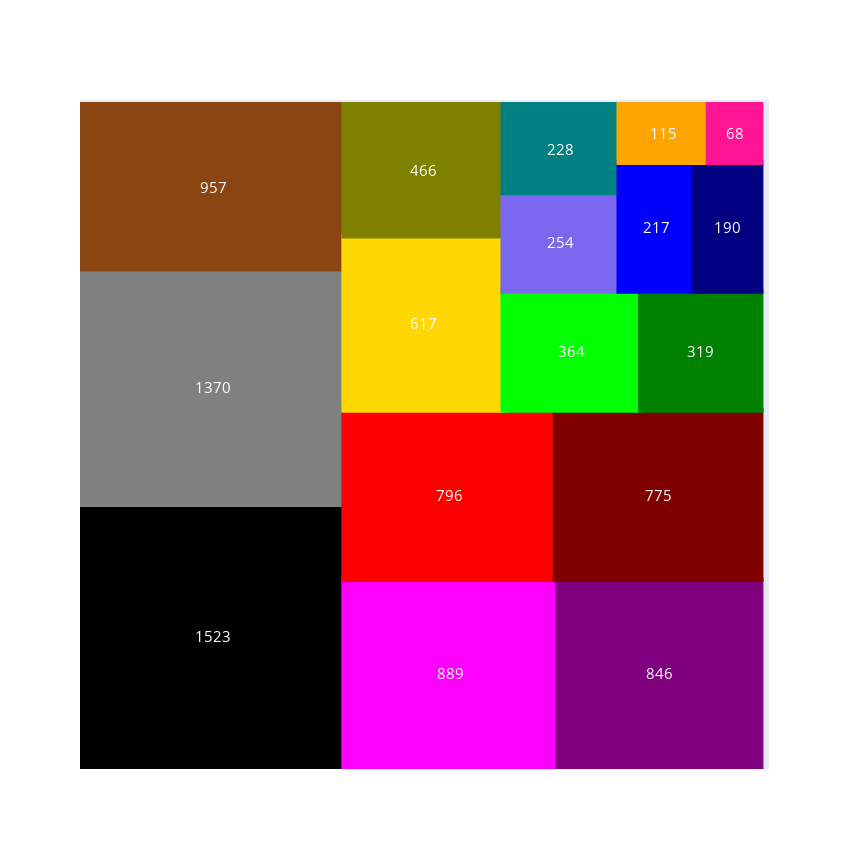

Notebook code cell kept with this figure:
### Code cell
normed = normalize_sizes(values, width, height)
rects = squarify(normed, x, y, width, height)


shapes = []
annotations = []
counter = 0

for r, val, color in zip(rects, values, colorscheme):
    shapes.append(
        dict(
            type = 'rect',
            x0 = r['x'],
            y0 = r['y'],
            x1 = r['x']+r['dx'],
            y1 = r['y']+r['dy'],
            line = dict(
                        color=color,
                        width = 5
                    ),
            fillcolor = color
        )
    )
    annotations.append(
        dict(
            x = r['x']+(r['dx']/2),
            y = r['y']+(r['dy']/2),
            text = int(val),
            showarrow = False
        )
    )


fig = go.Figure()

# For hover text
fig.add_trace(
        go.Scatter(
            x = [ r['x']+(r['dx']/2) for r in rects ],
            y = [ r['y']+(r['dy']/2) for r in rects ],
            text = [str(int(v)) for v in values],
            mode = 'text',
    )
)

font = dict(
            color="white",
            size=15
)

fig.update_layout(
    height=np.log(len(rects))*min_block_size,
    width=np.log(len(rects))*min_block_size,
    xaxis=dict(showgrid=False,zeroline=False),
    yaxis=dict(showgrid=False,zeroline=False),
    shapes=shapes,
    font=font,
    annotations=annotations
)

fig.show()

### Figure 1 — Plotly figure (JSON) as saved in the notebook; plotly's stock layout.template omitted (floating-point values rounded to 4 significant figures)
{"data": [{"mode": "text", "text": ["1523", "1370", "957", "889", "846", "796", "775", "617", "466", "364", "319", "254", "228", "217", "190", "115", "68"], "type": "scatter", "x": [19.26, 19.26, 19.26, 54.27, 85.01, 54.1, 84.84, 50.25, 50.25, 72.11, 91.12, 70.53, 70.53, 84.65, 95.12, 85.65, 96.11], "y": [19.78, 57.35, 87.57, 14.12, 14.12, 41.02, 41.02, 66.97, 90.06, 62.8, 62.8, 79.22, 93.33, 81.52, 81.52, 95.62, 95.62]}], "layout": {"annotations": [{"showarrow": false, "text": "1523", "x": 19.26, "y": 19.78}, {"showarrow": false, "text": "1370", "x": 19.26, "y": 57.35}, {"showarrow": false, "text": "957", "x": 19.26, "y": 87.57}, {"showarrow": false, "text": "889", "x": 54.27, "y": 14.12}, {"showarrow": false, "text": "846", "x": 85.01, "y": 14.12}, {"showarrow": false, "text": "796", "x": 54.1, "y": 41.02}, {"showarrow": false, "text": "775", "x": 84.84, "y": 41.02}, {"showarrow": false, "text": "617", "x": 50.25, "y": 66.97}, {"showarrow": false, "text": "466", "x": 50.25, "y": 90.06}, {"showarrow": false, "text": "364", "x": 72.11, "y": 62.8}, {"showarrow": false, "text": "319", "x": 91.12, "y": 62.8}, {"showarrow": false, "text": "254", "x": 70.53, "y": 79.22}, {"showarrow": false, "text": "228", "x": 70.53, "y": 93.33}, {"showarrow": false, "text": "217", "x": 84.65, "y": 81.52}, {"showarrow": false, "text": "190", "x": 95.12, "y": 81.52}, {"showarrow": false, "text": "115", "x": 85.65, "y": 95.62}, {"showarrow": false, "text": "68", "x": 96.11, "y": 95.62}], "font": {"color": "white", "size": 15}, "height": 850.0, "shapes": [{"fillcolor": "rgb(0,0,0)", "line": {"color": "rgb(0,0,0)", "width": 5}, "type": "rect", "x0": 0, "x1": 38.52, "y0": 0, "y1": 39.56}, {"fillcolor": "rgb(128,128,128)", "line": {"color": "rgb(128,128,128)", "width": 5}, "type": "rect", "x0": 0, "x1": 38.52, "y0": 39.56, "y1": 75.14}, {"fillcolor": "rgb(139, 69, 19)", "line": {"color": "rgb(139, 69, 19)", "width": 5}, "type": "rect", "x0": 0, "x1": 38.52, "y0": 75.14, "y1": 100}, {"fillcolor": "rgb(255,0,255)", "line": {"color": "rgb(255,0,255)", "width": 5}, "type": "rect", "x0": 38.52, "x1": 70.02, "y0": 0, "y1": 28.24}, {"fillcolor": "rgb(128, 0, 128)", "line": {"color": "rgb(128, 0, 128)", "width": 5}, "type": "rect", "x0": 70.02, "x1": 100, "y0": 0, "y1": 28.24}, {"fillcolor": "rgb(255, 0, 0)", "line": {"color": "rgb(255, 0, 0)", "width": 5}, "type": "rect", "x0": 38.52, "x1": 69.67, "y0": 28.24, "y1": 53.81}, {"fillcolor": "rgb(128, 0, 0)", "line": {"color": "rgb(128, 0, 0)", "width": 5}, "type": "rect", "x0": 69.67, "x1": 100, "y0": 28.24, "y1": 53.81}, {"fillcolor": "rgb(255, 215, 0)", "line": {"color": "rgb(255, 215, 0)", "width": 5}, "type": "rect", "x0": 38.52, "x1": 61.98, "y0": 53.81, "y1": 80.12}, {"fillcolor": "rgb(128, 128, 0)", "line": {"color": "rgb(128, 128, 0)", "width": 5}, "type": "rect", "x0": 38.52, "x1": 61.98, "y0": 80.12, "y1": 100}, {"fillcolor": "rgb(0, 255, 0)", "line": {"color": "rgb(0, 255, 0)", "width": 5}, "type": "rect", "x0": 61.98, "x1": 82.24, "y0": 53.81, "y1": 71.79}, {"fillcolor": "rgb(0, 128, 0)", "line": {"color": "rgb(0, 128, 0)", "width": 5}, "type": "rect", "x0": 82.24, "x1": 100, "y0": 53.81, "y1": 71.79}, {"fillcolor": "rgb(123, 104, 238)", "line": {"color": "rgb(123, 104, 238)", "width": 5}, "type": "rect", "x0": 61.98, "x1": 79.08, "y0": 71.79, "y1": 86.65}, {"fillcolor": "rgb(0, 128, 128)", "line": {"color": "rgb(0, 128, 128)", "width": 5}, "type": "rect", "x0": 61.98, "x1": 79.08, "y0": 86.65, "y1": 100}, {"fillcolor": "rgb(0, 0, 255)", "line": {"color": "rgb(0, 0, 255)", "width": 5}, "type": "rect", "x0": 79.08, "x1": 90.23, "y0": 71.79, "y1": 91.25}, {"fillcolor": "rgb(0, 0, 128)", "line": {"color": "rgb(0, 0, 128)", "width": 5}, "type": "rect", "x0": 90.23, "x1": 100, "y0": 71.79, "y1": 91.25}, {"fillcolor": "rgb(255, 165, 0)", "line": {"color": "rgb(255, 165, 0)", "width": 5}, "type": "rect", "x0": 79.08, "x1": 92.23, "y0": 91.25, "y1": 100}, {"fillcolor": "rgb(255, 20, 147)", "line": {"color": "rgb(255, 20, 147)", "width": 5}, "type": "rect", "x0": 92.23, "x1": 100, "y0": 91.25, "y1": 100.0}], "width": 850.0, "xaxis": {"showgrid": false, "zeroline": false}, "yaxis": {"showgrid": false, "zeroline": false}}}
